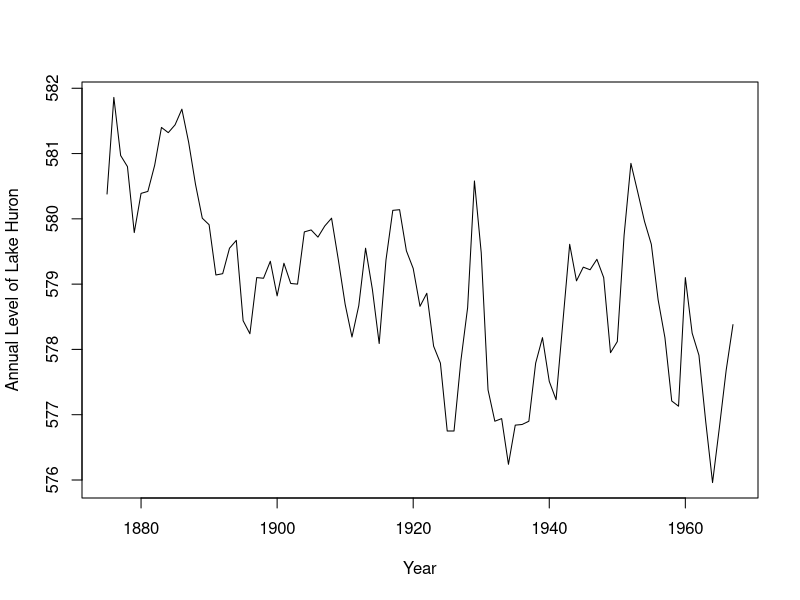
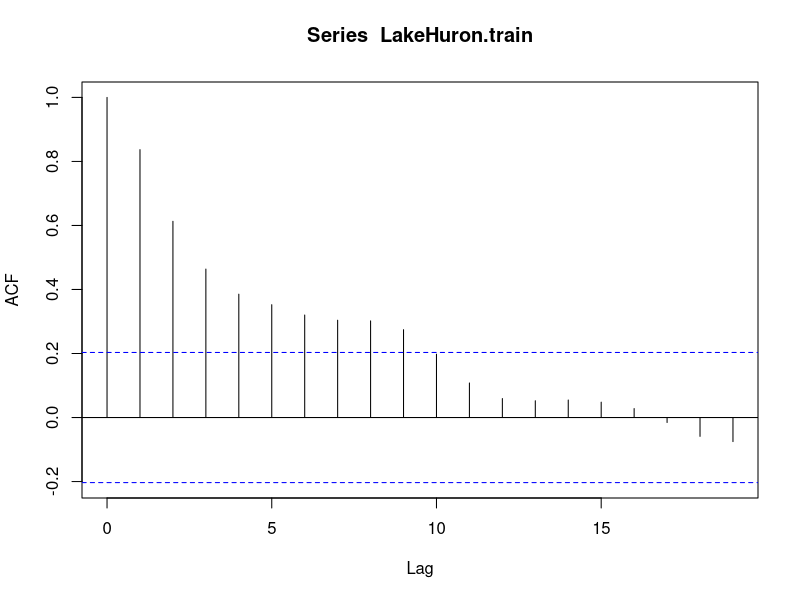
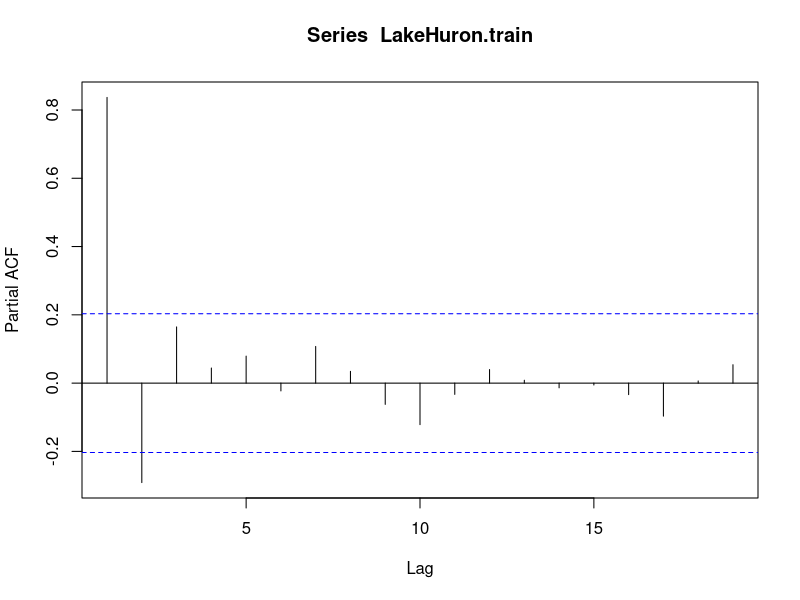
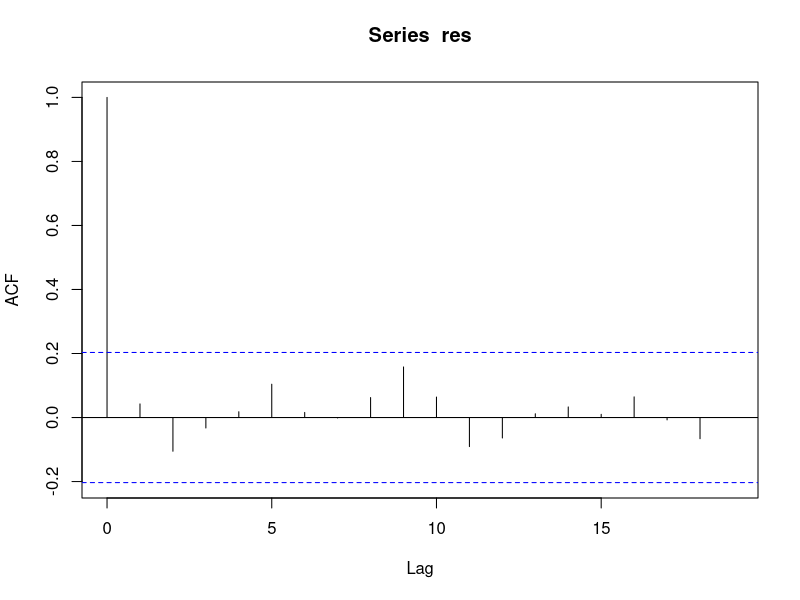
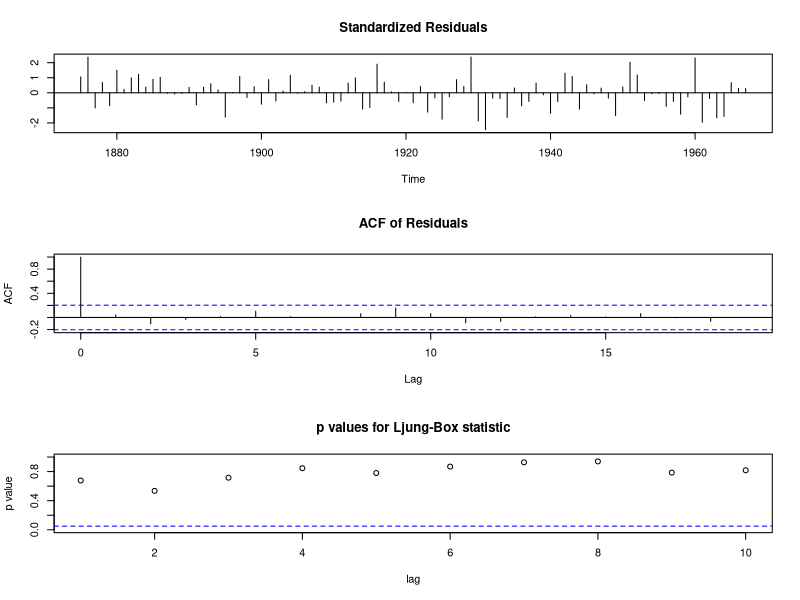

These figures' R source, in order:
## ---- chunk 1
knitr::opts_chunk$set(echo = TRUE)
#if you do not have the package, type install.packages("name_of_the_package")
library(knitr)
library(tseries)
## ---- chunk 2
data(LakeHuron)
LakeHuron.train <- window(LakeHuron,start=1875,end=1967)
LakeHuron.test <- window(LakeHuron,start=1968,end=1972)
## ---- chunk 3
plot(LakeHuron.train,xlab="Year",ylab="Annual Level of Lake Huron")
acf(LakeHuron.train)
pacf(LakeHuron.train)

#pacf cuts off at lag 2 and acf decays, indicating AR(2) model.
## ---- chunk 4
fit<-arima(LakeHuron.train,order=c(2,0,0),include.mean = T)
fit
#fitted model:
## ---- chunk 5
res<-residuals(fit)
acf(res)
#acf of residuals shows that no significant auto correlation after lag 0
tsdiag(fit)
#nearly all acf are located in the confidence boundary, that is, acf is small, and P-value is large enough, indicates that fitted model is good.
## ---- chunk 6
#use the predict command in R to forecast the Lake Huron level for the next three years,i.e., 1968, 1969, and 1970. Provide 95% prediction intervals for each forecast.

pre<-predict(fit,n.ahead = 3,se.fit=T)
pre$pred
#the prediction of 1968,1969,1970 are respectively 578.6940 , 578.8394 , 578.9093
upr<-pre$pred+1.96*pre$se
upr
#the upper level of 1968,1969,1970 are respectively 580.0540 , 580.8239 , 581.2131
lwr<-pre$pred-1.96*pre$se
lwr
#the lower level of 1968,1969,1970 are respectively 577.3340 , 576.8548 , 576.6056
## ---- chunk 7
LakeHuron.test[1:3]
#all three years prediction intervals contain the true value
